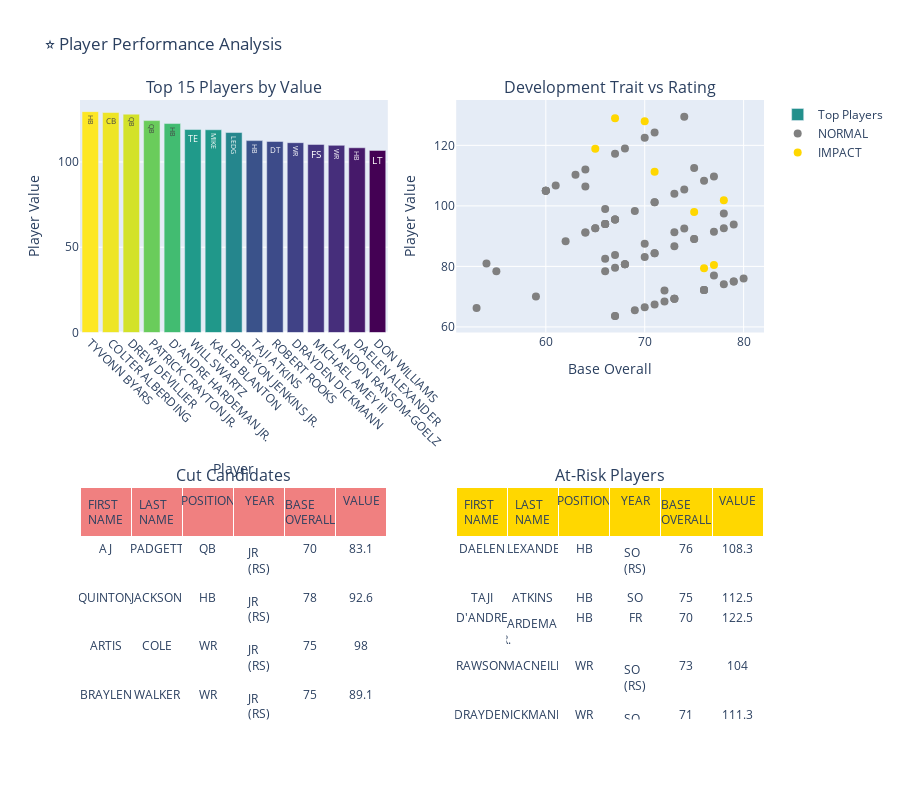

The notebook cell this image was saved under:
### Code cell
# 5. Top Performers and Cut Candidates Analysis
if roster_df is not None:
    # Create top performers vs cut candidates comparison
    fig = make_subplots(
        rows=2, cols=2,
        subplot_titles=('Top 15 Players by Value', 'Development Trait vs Rating',
                       'Cut Candidates', 'At-Risk Players'),
        specs=[[{"type": "bar"}, {"type": "scatter"}],
               [{"type": "table"}, {"type": "table"}]]
    )

    # Top performers
    top_players = roster_df.nlargest(15, 'VALUE')
    player_names = top_players['FIRST NAME'] + ' ' + top_players['LAST NAME']

    fig.add_trace(
        go.Bar(x=player_names, y=top_players['VALUE'],
               name="Top Players",
               marker_color=top_players['VALUE'],
               marker_colorscale='Viridis',
               text=top_players['POSITION'],
               textposition='auto'),
        row=1, col=1
    )

    # Development trait vs rating scatter
    dev_trait_colors = {'ELITE': '#2E8B57', 'STAR': '#32CD32', 'IMPACT': '#FFD700', 'NORMAL': '#808080'}
    for trait in roster_df['DEV TRAIT'].unique():
        trait_data = roster_df[roster_df['DEV TRAIT'] == trait]
        fig.add_trace(
            go.Scatter(x=trait_data['BASE OVERALL'], y=trait_data['VALUE'],
                      mode='markers', name=trait,
                      marker=dict(color=dev_trait_colors.get(trait, '#808080'), size=8)),
            row=1, col=2
        )

    # Cut candidates table
    cut_candidates = roster_df[roster_df['STATUS'] == 'CUT'][
        ['FIRST NAME', 'LAST NAME', 'POSITION', 'YEAR', 'BASE OVERALL', 'VALUE']
    ].round(1)

    if len(cut_candidates) > 0:
        fig.add_trace(
            go.Table(
                header=dict(values=list(cut_candidates.columns), fill_color='lightcoral'),
                cells=dict(values=[cut_candidates[col] for col in cut_candidates.columns],
                          fill_color='white')
            ),
            row=2, col=1
        )

    # At-risk players table
    at_risk = roster_df[roster_df['STATUS'] == 'AT RISK'][
        ['FIRST NAME', 'LAST NAME', 'POSITION', 'YEAR', 'BASE OVERALL', 'VALUE']
    ].round(1)

    if len(at_risk) > 0:
        fig.add_trace(
            go.Table(
                header=dict(values=list(at_risk.columns), fill_color='gold'),
                cells=dict(values=[at_risk[col] for col in at_risk.columns],
                          fill_color='white')
            ),
            row=2, col=2
        )

    fig.update_layout(height=800, title_text="⭐ Player Performance Analysis", showlegend=True)
    fig.update_xaxes(title_text="Player", row=1, col=1, tickangle=45)
    fig.update_yaxes(title_text="Player Value", row=1, col=1)
    fig.update_xaxes(title_text="Base Overall", row=1, col=2)
    fig.update_yaxes(title_text="Player Value", row=1, col=2)

    fig.show()

    # Print key insights
    print("⭐ Performance Insights:")
    print(f"  • Top Player: {roster_df.loc[roster_df['VALUE'].idxmax(), 'FIRST NAME']} {roster_df.loc[roster_df['VALUE'].idxmax(), 'LAST NAME']} ({roster_df['VALUE'].max():.1f} value)")
    print(f"  • Elite Dev Traits: {len(roster_df[roster_df['DEV TRAIT'] == 'ELITE'])} players")
    print(f"  • Star Dev Traits: {len(roster_df[roster_df['DEV TRAIT'] == 'STAR'])} players")
    print(f"  • Players to Cut: {len(cut_candidates)}")
    print(f"  • Players At Risk: {len(at_risk)}")

### Figure 1 — Plotly figure (JSON) as saved in the notebook; plotly's stock layout.template omitted (floating-point values rounded to 4 significant figures; data arrays with more than 128 entries replaced by an {"elided": "..."} marker saying what was removed)
{"data": [{"marker": {"color": [129.5, 129.0, 128.0, 124.2, 122.5, 119.0, 118.9, 117.2, 112.5, 112.0, 111.3, 110.2, 109.7, 108.3, 106.8], "colorscale": [[0, "#440154"], [0.1111, "#482878"], [0.2222, "#3e4989"], [0.3333, "#31688e"], [0.4444, "#26828e"], [0.5556, "#1f9e89"], [0.6667, "#35b779"], [0.7778, "#6ece58"], [0.8889, "#b5de2b"], [1, "#fde725"]]}, "name": "Top Players", "text": ["HB", "CB", "QB", "QB", "HB", "TE", "MIKE", "LEDG", "HB", "DT", "WR", "FS", "WR", "HB", "LT"], "textposition": "auto", "type": "bar", "x": ["TYVONN BYARS", "COLTER ALBERDING", "DREW DEVILLIER", "PATRICK CRAYTON JR.", "D'ANDRE HARDEMAN JR.", "WILL SWARTZ", "KALEB BLANTON", "DEREYON JENKINS JR.", "TAJI ATKINS", "ROBERT ROOKS", "DRAYDEN DICKMANN", "MICHAEL AMEY III", "LANDON RANSOM-GOELZ", "DAELEN ALEXANDER", "DON WILLIAMS"], "xaxis": "x", "y": [129.5, 129.0, 128.0, 124.2, 122.5, 119.0, 118.9, 117.2, 112.5, 112.0, 111.3, 110.2, 109.7, 108.3, 106.8], "yaxis": "y"}, {"marker": {"color": "#808080", "size": 8}, "mode": "markers", "name": "NORMAL", "type": "scatter", "x": [71, 71, 70, 79, 78, 76, 75, 74, 70, 77, 76, 75, 73, 71, 55, 72, 68, 62, 53, 67, 67, 67, 61, 72, 66, 60, 59, 78, 67, 66, 66, 60, 71, 66, 64, 73, 67, 66, 64, 74, 73, 68, 68, 60, 80, 75, 70, 70, 67, 64, 54, 78, 69, 65, 60, 79, 65, 69, 68, 64, 76, 76, 73, 73, 71, 71, 67, 76, 73, 66, 63, 77, 77, 79, 66, 74, 67], "xaxis": "x2", "y": [101.2, 124.2, 83.12, 93.81, 92.62, 108.3, 112.5, 129.5, 122.5, 109.7, 72.2, 89.06, 104.0, 67.45, 78.38, 72.0, 119.0, 88.35, 66.25, 63.65, 95.47, 83.75, 106.8, 68.4, 99.0, 105.0, 70.06, 74.1, 95.47, 82.5, 94.05, 105.0, 101.2, 94.05, 91.2, 86.69, 117.2, 94.05, 106.4, 92.5, 69.35, 80.75, 80.75, 105.0, 76.0, 89.06, 66.5, 87.5, 63.65, 112.0, 81.0, 97.5, 65.55, 92.62, 105.0, 75.05, 92.62, 98.32, 80.75, 91.2, 72.2, 72.2, 91.25, 69.35, 84.31, 84.31, 95.47, 72.2, 69.35, 94.05, 110.2, 77.0, 91.44, 75.05, 78.38, 105.5, 79.56], "yaxis": "y2"}, {"marker": {"color": "#FFD700", "size": 8}, "mode": "markers", "name": "IMPACT", "type": "scatter", "x": [70, 75, 71, 78, 65, 77, 76, 67], "xaxis": "x2", "y": [128.0, 97.97, 111.3, 101.9, 118.9, 80.47, 79.42, 129.0], "yaxis": "y2"}, {"cells": {"fill": {"color": "white"}, "values": {"elided": "6x32 mixed values"}}, "domain": {"x": [0, 0.45], "y": [0, 0.375]}, "header": {"fill": {"color": "lightcoral"}, "values": ["FIRST NAME", "LAST NAME", "POSITION", "YEAR", "BASE OVERALL", "VALUE"]}, "type": "table"}, {"cells": {"fill": {"color": "white"}, "values": [["DAELEN", "TAJI", "D'ANDRE", "RAWSON", "DRAYDEN", "WILL", "DON", "ROMAN", "LEVI", "DEREYON", "DWAYNE", "NOLAN", "ROBERT", "NICK", "DJ", "KALEB", "MICHAEL"], ["ALEXANDER", "ATKINS", "HARDEMAN JR.", "MACNEILL", "DICKMANN", "SWARTZ", "WILLIAMS", "LIVINGSTON", "BERRY", "JENKINS JR.", "HARRISON", "PERALTA", "ROOKS", "JOYNER", "ARKANSAS", "BLANTON", "AMEY III"], ["HB", "HB", "HB", "WR", "WR", "TE", "LT", "LG", "RG", "LEDG", "LEDG", "REDG", "DT", "WILL", "MIKE", "MIKE", "FS"], ["SO (RS)", "SO", "FR", "SO (RS)", "SO (RS)", "FR", "FR", "FR", "FR", "FR", "FR (RS)", "FR", "FR", "FR", "JR (RS)", "FR (RS)", "FR"], [76, 75, 70, 73, 71, 68, 61, 60, 60, 67, 64, 60, 64, 60, 78, 65, 63], [108.3, 112.5, 122.5, 104, 111.3, 119, 106.8, 105, 105, 117.2, 106.4, 105, 112, 105, 101.9, 118.9, 110.2]]}, "domain": {"x": [0.55, 1], "y": [0, 0.375]}, "header": {"fill": {"color": "gold"}, "values": ["FIRST NAME", "LAST NAME", "POSITION", "YEAR", "BASE OVERALL", "VALUE"]}, "type": "table"}], "layout": {"annotations": [{"font": {"size": 16}, "showarrow": false, "text": "Top 15 Players by Value", "x": 0.225, "xanchor": "center", "xref": "paper", "y": 1, "yanchor": "bottom", "yref": "paper"}, {"font": {"size": 16}, "showarrow": false, "text": "Development Trait vs Rating", "x": 0.775, "xanchor": "center", "xref": "paper", "y": 1, "yanchor": "bottom", "yref": "paper"}, {"font": {"size": 16}, "showarrow": false, "text": "Cut Candidates", "x": 0.225, "xanchor": "center", "xref": "paper", "y": 0.375, "yanchor": "bottom", "yref": "paper"}, {"font": {"size": 16}, "showarrow": false, "text": "At-Risk Players", "x": 0.775, "xanchor": "center", "xref": "paper", "y": 0.375, "yanchor": "bottom", "yref": "paper"}], "height": 800, "showlegend": true, "title": {"text": "⭐ Player Performance Analysis"}, "xaxis": {"anchor": "y", "domain": [0, 0.45], "tickangle": 45, "title": {"text": "Player"}}, "xaxis2": {"anchor": "y2", "domain": [0.55, 1], "title": {"text": "Base Overall"}}, "yaxis": {"anchor": "x", "domain": [0.625, 1], "title": {"text": "Player Value"}}, "yaxis2": {"anchor": "x2", "domain": [0.625, 1], "title": {"text": "Player Value"}}}}
